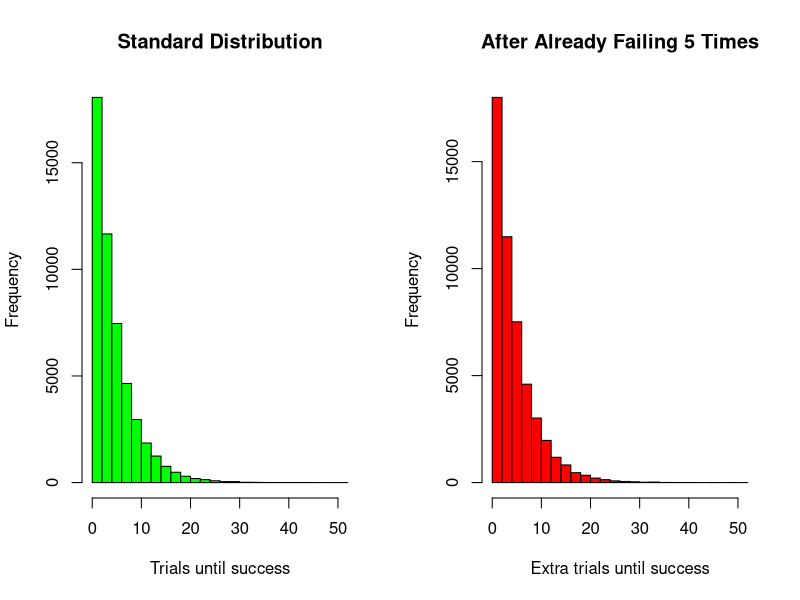

The R source for this figure:
# Set up variables
prob_success <- 0.2
cutoff <- 5
total_simulations <- 50000

# 1. Baseline: Standard geometric simulation
baseline <- rgeom(total_simulations, prob = prob_success) + 1

# 2. Conditional: Generate a large pool, then keep only the ones greater than our cutoff
large_pool <- rgeom(total_simulations * 5, prob = prob_success) + 1
survived <- large_pool[large_pool > cutoff]

# Take the first 50,000 that survived, and subtract the cutoff
extra_hidden_trials <- survived[1:total_simulations] - cutoff

# Split the plotting screen
par(mfrow =c(1,2))

# Plot 1: The Baseline 
hist(baseline,
     breaks = 30,
     main = "Standard Distribution",
     xlab = "Trials until success",
     col = "green")

# Plot 2: The Extra Trials
hist(extra_hidden_trials,
     breaks = 30,
     main = "After Already Failing 5 Times",
     xlab = "Extra trials until success",
     col = "red")
